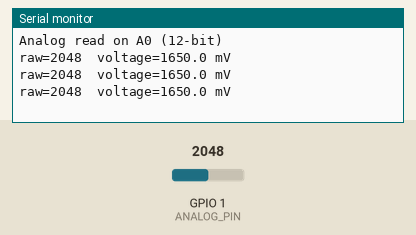
A sketch run on a simulated Seeed XIAO ESP32-S3. Parts: the last lines printed to the serial monitor. The test bench sets the inputs (shaded band); at power-on: GPIO 1 (ANALOG_PIN) = 2048 (analog values on the 0–4095 scale).

Above: at 4.2 s.
4.3 s: GPIO 1 (ANALOG_PIN) set to 1035
At 4.9 s:
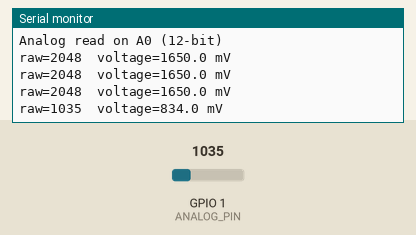
5.8 s: GPIO 1 (ANALOG_PIN) set to 974
At 6.4 s:
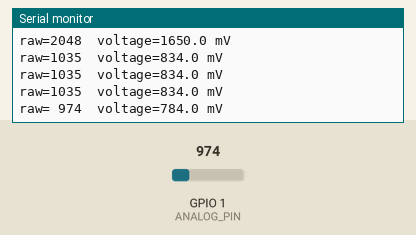
8.0 s: GPIO 1 (ANALOG_PIN) set to 105
At 8.4 s:
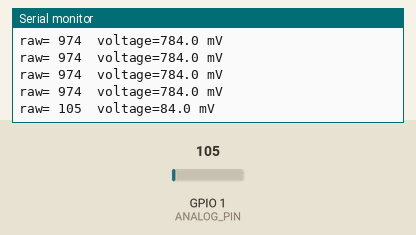
9.5 s: GPIO 1 (ANALOG_PIN) set to 90
At 9.9 s:
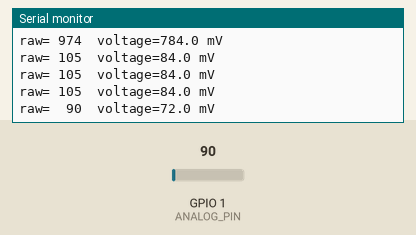

Measured:
- the behaviour switches between 1000 and 999 on GPIO 1 (ANALOG_PIN) (found by bisection; images 1 and 2)
- the behaviour switches between 100 and 99 on GPIO 1 (ANALOG_PIN) (found by bisection; images 3 and 4)
- after the input at 4.3 s, the serial monitor: prints a new line after 0.20 s (image 1)
- after the input at 5.8 s, the serial monitor: prints a new line after 0.20 s (image 2)
- after the input at 8.0 s, the serial monitor: prints a new line at once (image 3)
- after the input at 9.5 s, the serial monitor: prints a new line at once (image 4)

The sketch:

08_analog_read.ino
```cpp
// 08. Analog read — wiki "Analog" example (oxygen sensor) adapted:
// read raw ADC on A0 and print value + voltage. Works with nothing attached
// (floating values) or any analog sensor on A0.
const int ANALOG_PIN = A0;

void setup() {
  Serial.begin(115200);
  delay(3000);
  analogReadResolution(12);  // 0..4095
  Serial.println("Analog read on A0 (12-bit)");
}

void loop() {
  int raw = analogRead(ANALOG_PIN);
  float mv = analogReadMilliVolts(ANALOG_PIN);
  Serial.printf("raw=%4d  voltage=%.1f mV\n", raw, mv);
  delay(500);
}
```
